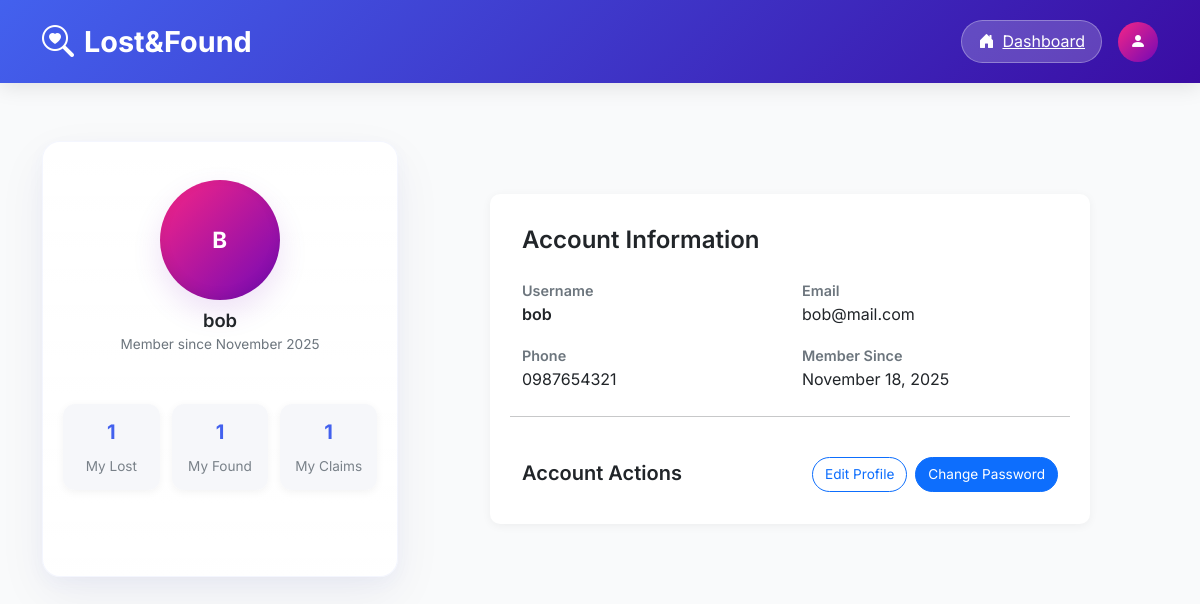
Screenshot of /pages/user/userprofile.php (signed in) with the database file from the repository.
### tables this page shows
CREATE TABLE User (
    user_id BIGINT AUTO_INCREMENT PRIMARY KEY,
    username VARCHAR(50) NOT NULL,
    password VARBINARY(255) NOT NULL,
    email VARCHAR(100) NOT NULL,
    phone VARBINARY(255),
    created_at DATETIME DEFAULT CURRENT_TIMESTAMP
);

### includes/functions.php (called while the page is built, shortened)
<?php
function decrypt_phone($encrypted) {
    $key = getenv('LF_ENCRYPT_KEY') ?: 'default_32_characters_long_key!';
    $iv = substr(hash('sha256', $key), 0, 16);
    $encrypted = base64_decode($encrypted);
    return openssl_decrypt($encrypted, 'AES-256-CBC', $key, 0, $iv);
}

### pages/user/userprofile.php (the view, shortened to what this page needs)
<?php
require_once('../../config/userconfig.php');
require_once('../../includes/functions.php');
$user = [];
$error = '';
try {
    $stmt = $pdo->prepare("CALL GetUserById(?)");
    $stmt->execute([$_SESSION['user_id']]);
    $user = $stmt->fetch(PDO::FETCH_ASSOC);
    if (isset($user['phone'])) {
        $user['phone'] = decrypt_phone($user['phone']);
    }
    $stmt = $pdo->query("CALL GetUserLostItemsCount(" . $_SESSION['user_id'] . ")");
    $lostItems = $stmt->fetch()['total'];
    $stmt = $pdo->query("CALL GetUserFoundItemsCount(" . $_SESSION['user_id'] . ")");
    $foundItems = $stmt->fetch()['total'];
    $stmt = $pdo->query("CALL GetUserClaimsCount(" . $_SESSION['user_id'] . ")");
    $claimsCount = $stmt->fetch()['total'];
} catch (PDOException $e) {
    $error = "Error: " . $e->getMessage();
    error_log("Profile error: " . $e->getMessage());
}
?>
<!DOCTYPE html>
<html lang="en">
<head>
    <link href="https://cdn.jsdelivr.net/npm/bootstrap@5.3.3/dist/css/bootstrap.min.css" rel="stylesheet">
    <link href="https://cdn.jsdelivr.net/npm/bootstrap-icons@1.11.3/font/bootstrap-icons.min.css" rel="stylesheet">
    <link rel="stylesheet" href="../../assets/style.css">
</head>
<body>
    <?php include 'includes/header.php'; ?>
    <main class="container my-5">
        <?php if (!empty($error)): ?>
            <div class="alert alert-danger"><?php echo $error; ?></div>
        <?php else: ?>
            <div class="profile-layout">
                <div class="row g-4 align-items-center">
                    <div class="col-lg-4">
                        <div class="profile-card">
                            <div class="profile-avatar">
                                <?php
                                    $initials = '';
                                    if (!empty($user['username'])) {
                                        $parts = preg_split('/\s+/', $user['username']);
                                        foreach ($parts as $p) { $initials .= strtoupper($p[0]); }
                                        $initials = substr($initials, 0, 2);
                                    }
                                ?>
                                <?php if (!empty($initials)): ?>
                                    <span class="avatar-initials"><?php echo htmlspecialchars($initials); ?></span>
                                <?php else: ?>
                                    <i class="bi bi-person"></i>
                                <?php endif; ?>
                            </div>
                            <h2 class="profile-name fw-semibold text-center"><?php echo htmlspecialchars($user['username']); ?></h2>
                            <p class="text-muted small mb-3 text-center">Member since <?php echo date('F Y', strtotime($user['created_at'])); ?></p>
                            <div class="profile-stats d-flex justify-content-between">
                                <div class="stat-card text-center">
                                    <div class="stat-number"><?php echo number_format($lostItems ?? 0); ?></div>
                                    <div class="stat-label">My Lost</div>
                                </div>
                                <div class="stat-card text-center">
                                    <div class="stat-number"><?php echo number_format($foundItems ?? 0); ?></div>
                                    <div class="stat-label">My Found</div>
                                </div>
                                <div class="stat-card text-center">
                                    <div class="stat-number"><?php echo number_format($claimsCount ?? 0); ?></div>
                                    <div class="stat-label">My Claims</div>
                                </div>
                            </div>
                        </div>
                    </div>
                    <div class="col-lg-8">
                        <div class="profile-details form-card">
                            <h4 class="mb-4 fw-semibold">Account Information</h4>
                            <div class="row gx-4 gy-3">
                                <div class="col-md-6">
                                    <div class="info-label">Username</div>
                                    <div class="info-value fw-semibold"><?php echo htmlspecialchars($user['username']); ?></div>
                                </div>
                                <div class="col-md-6">
                                    <div class="info-label">Email</div>
                                    <div class="info-value"><?php echo htmlspecialchars($user['email']); ?></div>
                                </div>
                                <?php if (!empty($user['phone'])): ?>
                                <div class="col-md-6">
                                    <div class="info-label">Phone</div>
                                    <div class="info-value"><?php echo htmlspecialchars($user['phone']); ?></div>
                                </div>
                                <?php endif; ?>
                                <div class="col-md-6">
                                    <div class="info-label">Member Since</div>
                                    <div class="info-value"><?php echo date('F j, Y', strtotime($user['created_at'])); ?></div>
                                </div>
                            <hr class="my-4">
                            <div class="d-flex align-items-center justify-content-between flex-column flex-md-row gap-3">
                                <div>
                                    <h5 class="mb-1 fw-semibold">Account Actions</h5>
                                </div>
                                <div class="d-flex gap-2">
                                    <a href="edit_profile.php" class="btn btn-outline-primary btn-sm">Edit Profile</a>
                                    <a href="changeuserpassword.php" class="btn btn-primary btn-sm">Change Password</a>
                                </div>
                            </div>
                        </div>
                    </div>
                </div>
            </div>
        <?php endif; ?>
    </main>
</body>
</html>

### assets/style.css (style rules this page uses)
:root { --primary: #4361ee; --primary-light: #4895ef; --primary-dark: #3a0ca3; --secondary: #7209b7; --accent: #f72585; --success: #4cc9f0; --warning: #f8961e; --danger: #e63946; --light: #f8f9fa; --dark: #212529; --gray: #6c757d; --gray-light: #e9ecef; --border-radius: 12px; --shadow: 0 10px 30px rgba(0, 0, 0, 0.08); --transition: all 0.3s ease; }
body { font-family: 'Inter', sans-serif; background-color: #f9fafb; color: var(--dark); line-height: 1.6; padding-top: 0; }
.feature-card, .item-card, .form-card { background: white; border-radius: var(--border-radius); padding: 30px; box-shadow: var(--shadow); transition: var(--transition); height: 100%; border: none; text-decoration: none; color: inherit; display: block; }
.stat-number { font-size: 3rem; font-weight: 700; margin-bottom: 10px; }
.stat-label { font-size: 1.1rem; opacity: 0.9; }
.form-card { max-width: 600px; margin: 0 auto; background: white; border-radius: var(--border-radius); box-shadow: var(--shadow); padding: 40px; }
.profile-avatar { width: 120px; height: 120px; border-radius: 50%; background-color: #f0f2f5; display: flex; align-items: center; justify-content: center; margin: 0 auto 1.5rem; font-size: 3rem; color: #6c757d; }
.profile-stats { display: flex; justify-content: center; gap: 2rem; margin: 2rem 0; }
.stat-card { text-align: center; padding: 1.5rem; background: white; border-radius: 10px; box-shadow: 0 2px 8px rgba(0,0,0,0.05); flex: 1; max-width: 200px; margin-bottom: 1.5rem; }
.stat-number { font-size: 2rem; font-weight: 700; color: var(--primary); margin-bottom: 0.5rem; }
.stat-label { color: var(--gray); font-size: 0.9rem; }
.info-label { font-weight: 600; color: var(--gray); min-width: 120px; }
.info-value { color: var(--dark); flex: 1; }
.profile-details { background: white; border-radius: 10px; padding: 2rem; box-shadow: 0 2px 10px rgba(0,0,0,0.05); }
.profile-layout { padding-top: 10px; }
.profile-card { background: linear-gradient(180deg, rgba(255,255,255,0.9), rgba(255,255,255,0.95)); border-radius: 18px; padding: 30px 20px; text-align: center; box-shadow: 0 18px 50px rgba(10, 25, 77, 0.06), 0 6px 18px rgba(67,97,238,0.04); border: 1px solid rgba(67,97,238,0.06); }
.profile-card { display: flex; flex-direction: column; align-items: center; }
.profile-avatar { width: 120px; height: 120px; margin: 8px auto 14px; border-radius: 50%; display: flex; align-items: center; justify-content: center; background: linear-gradient(135deg, var(--accent), var(--secondary)); color: white; font-size: 2.6rem; box-shadow: 0 12px 30px rgba(113, 9, 183, 0.12), inset 0 -4px 12px rgba(0,0,0,0.08); }
.profile-avatar { margin-bottom: 6px; }
.avatar-initials { display: inline-block; font-weight: 700; font-size: 1.4rem; letter-spacing: 0.6px; }
.profile-name { font-size: 1.15rem; margin: 4px 0 0; font-weight: 700; text-align: center; line-height: 1.1; }
.profile-stats { gap: 12px; }
.profile-stats { width: 100%; }
.profile-card .text-muted { margin: 4px 0 10px; font-size: 0.85rem; color: var(--gray) !important; }
.stat-card { background: rgba(245, 247, 250, 0.9); padding: 12px 10px; border-radius: 12px; min-width: 80px; }
.stat-number { font-size: 1.25rem; font-weight: 700; color: var(--primary); }
.stat-label { font-size: 0.85rem; color: var(--gray); }
.profile-details .btn-sm { padding: 6px 12px; font-size: 0.85rem; border-radius: 28px; }
.profile-details .info-label { color: var(--gray); font-size: 0.9rem; }
.profile-details .info-value { font-size: 1rem; color: var(--dark); }

### rows the page displays
user: username "bob", created_at "November 2025", email "bob@mail.com", created_at "November 18, 2025"

### other values shown
$initials "B"
$lostItems "1"
$foundItems "1"
$claimsCount "1"
$user['phone'] "0987654321"
